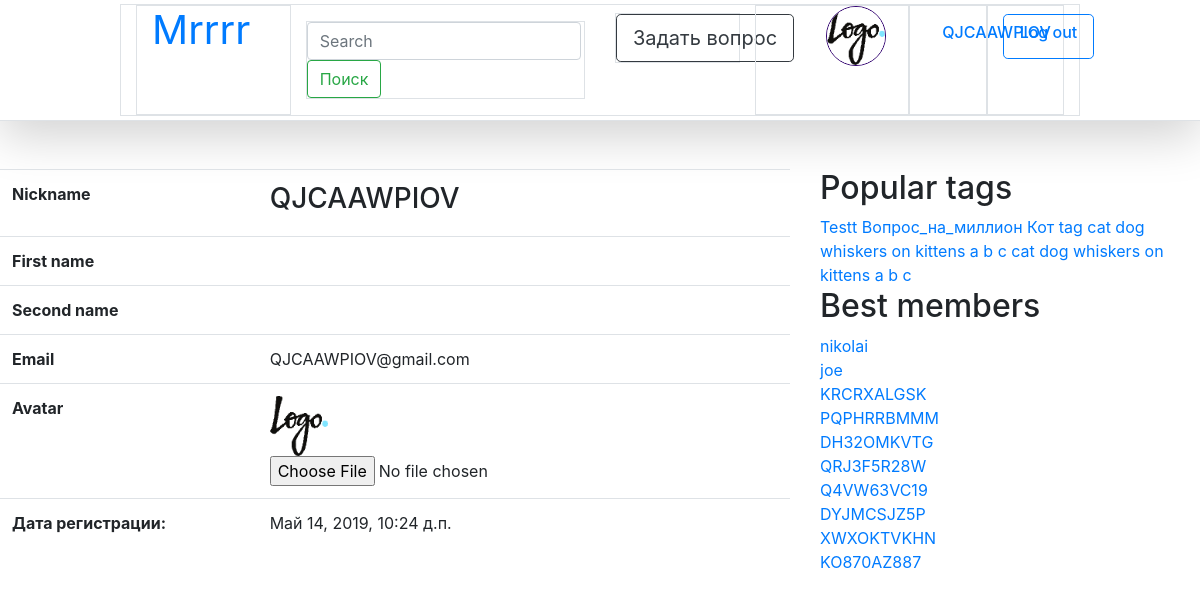
/settings/QJCAAWPIOV (signed in), run on the app's committed database.
### question_site/models.py (models this page shows, shortened)
class User(AbstractUser):
    avatar = models.ImageField(default="uploads/default_user.png", upload_to="uploads/",
                               verbose_name="User's Avatar")
    registration_date = models.DateTimeField(default=timezone.now, verbose_name="User's Registration Date")
    rating = models.IntegerField(default=0, verbose_name="User's Rating")
    objects = UserManager()

class Tag(models.Model):
    name = models.CharField(max_length=20, default="404", verbose_name="Question's Tag")
    objects = TagManager()

### question_site/views.py (the view)
# urls.py: path('settings/<str:user_id>', views.settings, name="settings"),
def settings(request, user_id):
    user = User.objects.by_username(user_id)
    if user is None:
        raise Http404
    context = {'profile': user}
    extra_context = sidebar()
    context.update(extra_context)
    return render(request, "settings.html", context)

### question_site/managers.py (called while the page is built)
    def hottest(self):
        return self.all().annotate(question_count=Count('questions')).order_by('-question_count')

    def by_username(self, username):
        return self.all().filter(username=username).first()

    def by_rating(self):
        return self.order_by('-rating')

### question_site/views.py (called while the page is built)
def sidebar():
    tag_list = Tag.objects.hottest()[:20]
    user_list = User.objects.by_rating()[:10]
    return {'tag_list': tag_list,
            'user_list': user_list}

### templates/settings.html
{% extends 'base.html' %}
{% block content %}
{% if user.is_authenticated and user.id == profile.id %}
    <table class="table">
        <tbody>
        <tr>
            <th scope="row">Nickname</th>
            <td> <h3>{{ profile.username }}</h3></td>
        </tr>
        <tr>
            <th scope="row">First name</th>
            <td>{{ profile.first_name }}</td>
        </tr>
        <tr>
            <th scope="row">Second name</th>
            <td>{{ profile.last_name }}</td>
        </tr>
        <tr>
            <th scope="row">Email</th>
            <td>{{ profile.email }}</td>
        </tr>
        <tr>
            <th scope="row">Avatar</th>
            <td><img class="user" src="{{ profile.avatar.url }}" alt="">
                <input type="file" class="form-control-file" name="avatar">
            </td>
        </tr>
        <tr>
            <th scope="row">Дата регистрации: </th>
            <td>{{ profile.registration_date }}</td>
        </tr>
        </tbody>
    </table>
{% else %}
    <h2> Access error </h2>
{% endif %}
{% endblock %}

### templates/base.html (shortened to what this page needs)
{% load static %}
<!DOCTYPE html>
<html lang="en">
<head>
    <link rel="stylesheet" href="{% static "css/bootstrap.min.css" %}">
    <link rel="stylesheet" href="{% static "css/my_css.css" %}">
</head>
<body>
    {% block navbar %}
        {% include "navbar.html" %}
    {% endblock %}
    <div class="row">
        <div class="col-8">
            {% block content %}{% endblock %}
        </div>
        <div class="col-4">
            <div class="">
                <h2>Popular tags</h2>
                {% for tag in tag_list %}
                    <a href="tag/{{tag.name}}">{{tag.name}}</a>
                {% endfor %}
                <h2>Best members</h2>
                {% for user in user_list %}
                    <div>
                        <a href="/settings/{{user.get_username}}">{{user.get_username}}</a>
                    </div>
                {% endfor %}
            </div>
        </div>
    </div>
</body>
</html>

### templates/navbar.html
{% block navbar %}
{% load static %}
   <div class="col-12 d-flex flex-column flex-md-row align-items-center p-1 px-md-4 mb-5 bg-white border-bottom shadow-lg">
       <div class="container border col-10 mx-auto row">
        <h1 class="col-2 my-0 font-weight-normal border">
            <a href="{% url 'home' %}">Mrrrr</a>
        </h1>
        <div class="col-4">
            <form class="form-inline my-3 border">
                <input class="form-control mr-2" type="text" placeholder="Search" aria-label="Search">
                <button class="btn btn-outline-success my-0" type="submit">Поиск</button>
            </form>
        </div>
        <div class="col-2 border>">
            <nav class="my-2 border">
                <a class="btn btn-outline-dark btn-lg" href="{% url 'new_question' %}" role="button">Задать вопрос</a>
            </nav>
        </div>
        {% if user.is_authenticated %}
            <div class="col-2 left_line border">
                <div class="user">
                  <img src="{{ user.avatar.url }}">
                </div>
            </div>
            <div class="col-1 border">
                <a class="btn btn-lg my-2"
                   href="{% url 'settings' user.username %}"><h6>{{ user.username }}</h6></a>
            </div>
            <div class="col-1 border">
                <a class="btn btn-outline-primary btn-lg my-2"
                   href="{% url 'logout' %}"><h6>Log out</h6></a>
            </div>
        {% else %}
           <div class="col-2"></div>
            <a class="col-1 btn btn-outline-primary btn-lg my-3" href="{% url 'login' %}"><h6>Log in</h6></a>
            <a class="col-1 btn btn-outline-primary btn-lg my-3" href="{% url 'registration' %}"><h6>Sign up</h6></a>
        {% endif %}
         </div>
    </div>
{% endblock %}

### static/css/my_css.css (style rules this page uses)
.user { height: 60px; }
.user img { position: absolute; transform: translate(0%, -100%); max-width:100%; max-height: 100%; margin: 60px 0px 0px 55px; position: relative; width:60px; height:60px; border: 1px solid #30006f; border-radius: 50%; }

### data on the page
User: avatar (placeholder picture), username "QJCAAWPIOV", email "QJCAAWPIOV@gmail.com", registration_date "Май 14, 2019, 10:24 д.п."
Tag: name "Testt"
Tag: name "Вопрос_на_миллион"
Tag: name "Кот"
Tag: name "tag"
Tag: name "cat"
Tag: name "dog"
Tag: name "whiskers"
Tag: name "on"
Tag: name "kittens"
Tag: name "a"
Tag: name "b"
Tag: name "c"
Tag: name "cat"
Tag: name "dog"
Tag: name "whiskers"
Tag: name "on"
Tag: name "kittens"
Tag: name "a"
Tag: name "b"
Tag: name "c"
User: get_username "nikolai"
User: get_username "joe"
User: get_username "KRCRXALGSK"
User: get_username "PQPHRRBMMM"
User: get_username "DH32OMKVTG"
User: get_username "QRJ3F5R28W"
User: get_username "Q4VW63VC19"
User: get_username "DYJMCSJZ5P"
User: get_username "XWXOKTVKHN"
User: get_username "KO870AZ887"
